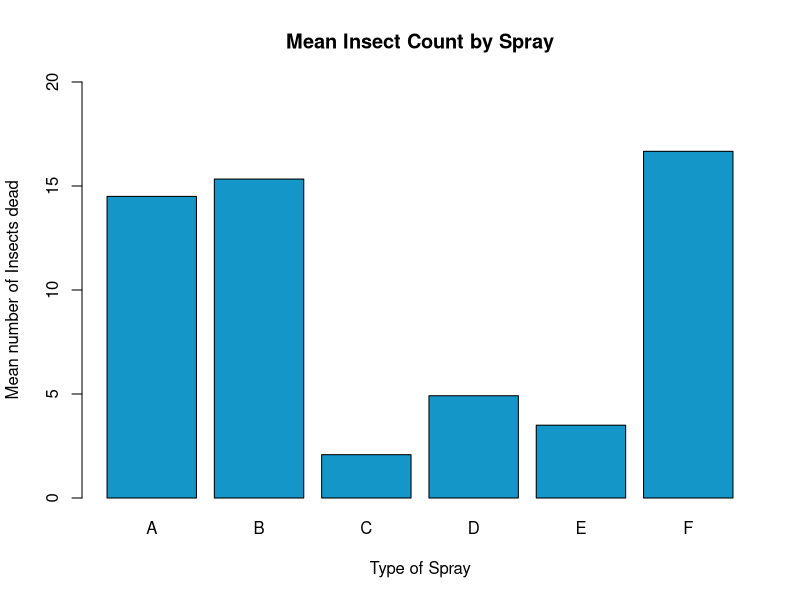

The R source for this figure:
# Creating bar charts of group means
sprays <- InsectSprays
sprays
means <- aggregate(sprays$count ~ sprays$spray , FUN = mean)
tranmeans.data <- t(means[-1])
colnames(tranmeans.data) <- means[,1]
barplot(tranmeans.data, ylim = c(0,20), col = rgb(20,150,200, max = 255),main = "Mean Insect Count by Spray", xlab = "Type of Spray", ylab ="Mean number of Insects dead")
